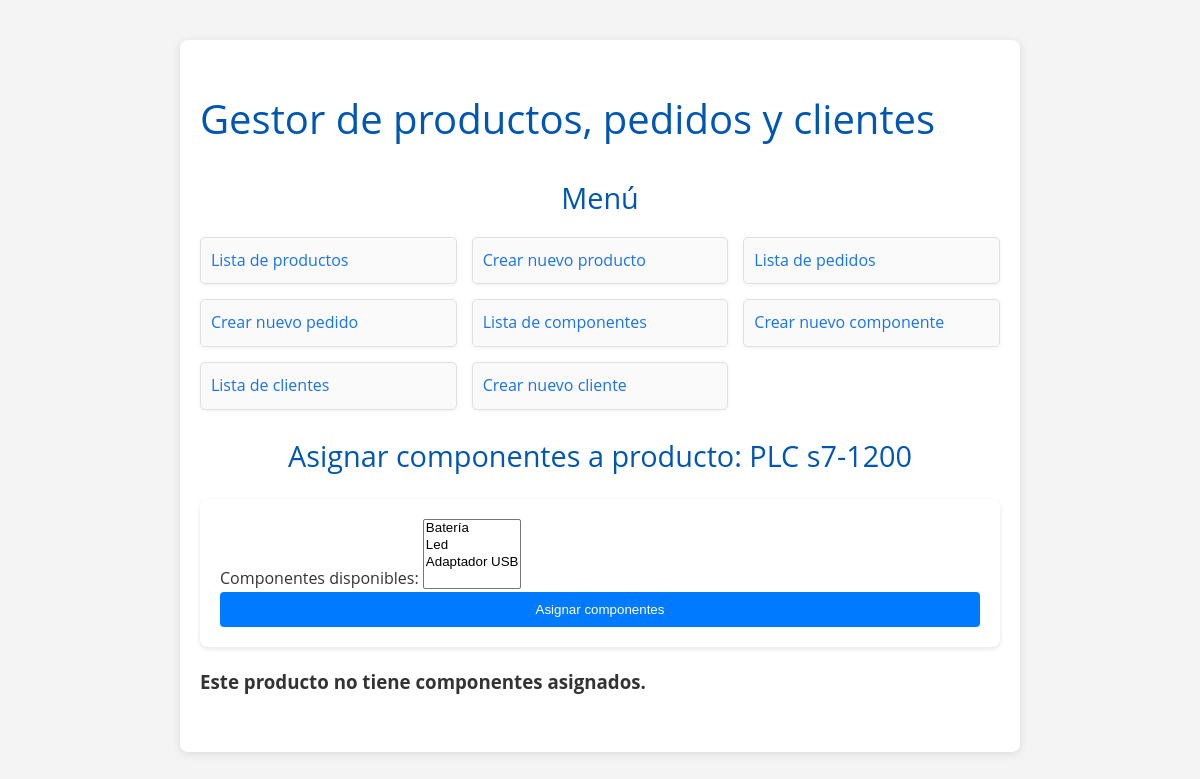
Before: /appDjango/productos/13/asignar_componentes/ with the older database file.
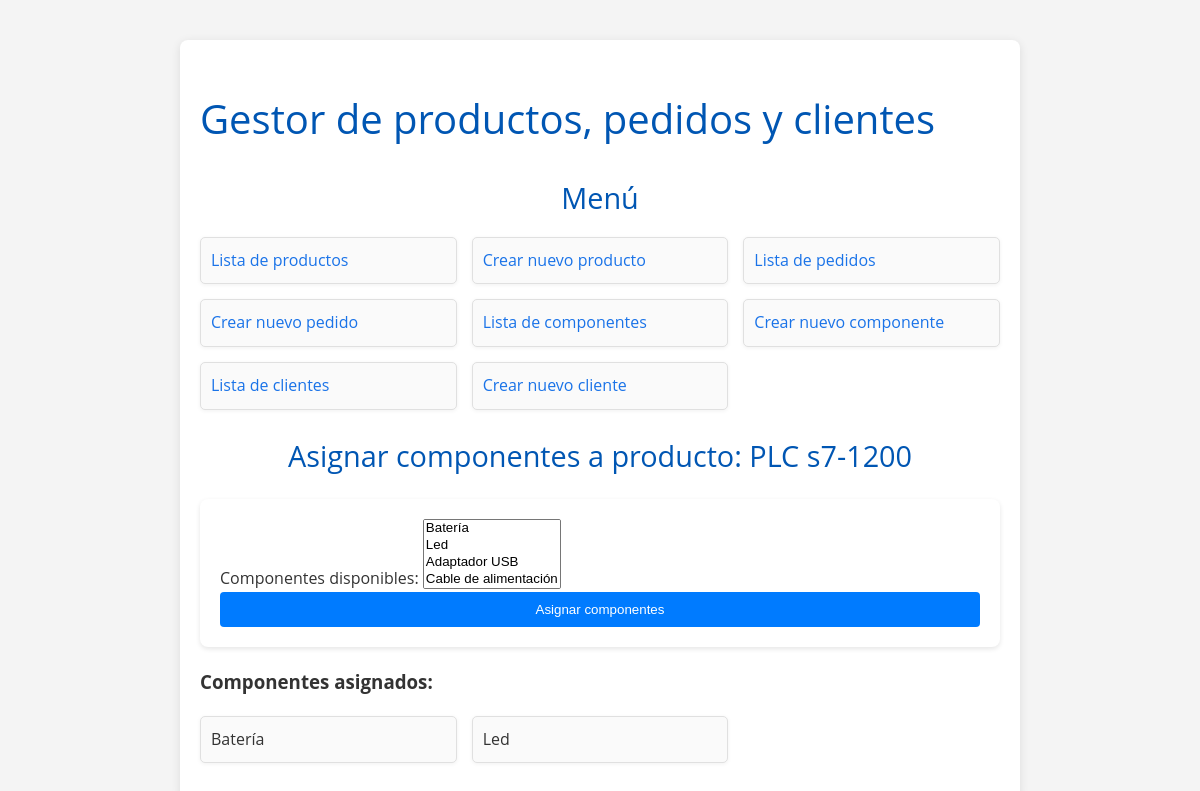
After: the same page with the newer database file.
### appDjango/models.py (models this page shows, shortened)
class ComponenteProducto(models.Model):
    referencia_producto = models.ForeignKey(Producto, on_delete=models.CASCADE)
    referencia_componente = models.ForeignKey(Componente, on_delete=models.CASCADE)
    class Meta:
        ordering = ["referencia_producto"]

class Componente(models.Model):
    referencia_componente = models.AutoField(primary_key=True)
    modelo_componente = models.CharField(max_length=255)
    marca_componente = models.CharField(max_length=100)
    class Meta:
        verbose_name_plural = "Componentes"
        verbose_name = "Componente"
        ordering = ["referencia_componente"]

### appDjango/views.py (the view)
# urls.py: path('productos/<int:pk>/asignar_componentes/', asignar_componentes_producto, name='asignar_componentes_producto'),
def asignar_componentes_producto(request, pk):
    producto = get_object_or_404(Producto, pk=pk)
    if request.method == 'POST':
        componentes_seleccionados = request.POST.getlist('componentes')
        for componente_id in componentes_seleccionados:
            componente = get_object_or_404(Componente, pk=componente_id)
            componenteproducto = ComponenteProducto(referencia_producto=producto, referencia_componente=componente)
            componenteproducto.save()
    componentes = Componente.objects.all()
    componentes_asignados = producto.componenteproducto_set.all()
    context = {'producto': producto, 'componentes': componentes, 'componentes_asignados': componentes_asignados}
    return render(request, 'appDjango/asignar_componentes_producto.html', context)

### templates/appDjango/asignar_componentes_producto.html (shortened to what this page needs)
{% extends 'base.html' %}
{% block contenido %}
    <h2>Asignar componentes a producto: {{ producto.nombre_producto }}</h2>
    <form method="post">
        <label for="componentes">Componentes disponibles:</label>
        <select name="componentes" multiple>
            {% for componente in componentes %}
                <option value="{{ componente.pk }}">{{ componente.modelo_componente }}</option>
            {% endfor %}
        </select>
        <input type="submit" value="Asignar componentes">
    </form>
    <h3>
        {% if componentes_asignados %}
            Componentes asignados:
        {% else %}
            Este producto no tiene componentes asignados.
        {% endif %}
    </h3>
    <ul>
        {% for componente_asignado in componentes_asignados %}
            <li>{{ componente_asignado.referencia_componente.modelo_componente }}</li>
        {% endfor %}
    </ul>
{% endblock %}

Changed rows visible on the page:
added ComponenteProducto: referencia_componente.modelo_componente "Batería"
added ComponenteProducto: referencia_componente.modelo_componente "Led"
Other visible differences:
form field componentes: "Batería / Led / Adaptador USB" → "Batería / Led / Adaptador USB / Cable de alimentación"
text no longer shown: "Este producto no tiene componentes asignados."
text now shown: "Componentes asignados:"
